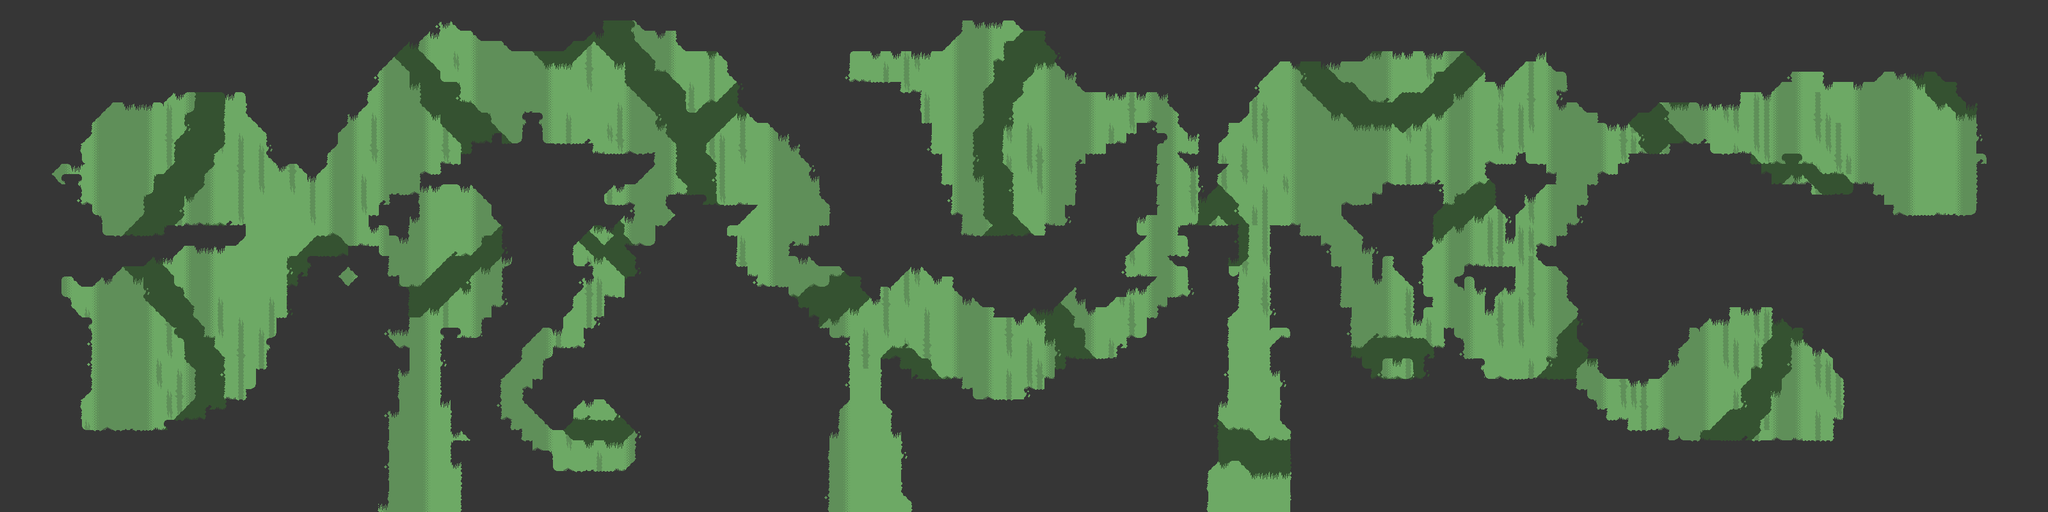

This is a level from a 2D game, rendered from its Tiled map with the project's own tilesets. A one-line summary and the map file follow, with tile-layer data summarised:
An orthogonal 200x50 tile map with 16x16 px tiles, 4 tile layers (3rd Layer, 2nd Layer, 1st Layer, Collision).

<map version="1.2" tiledversion="1.2.5" orientation="orthogonal" renderorder="right-down" width="200" height="50" tilewidth="16" tileheight="16" infinite="0" nextlayerid="5" nextobjectid="1">
 <tileset firstgid="1" name="1a Capa" tilewidth="16" tileheight="16" tilecount="64" columns="8">
  <image source="TileSet_png.png" width="128" height="128" />
  <terraintypes>
   <terrain name="Ground" tile="0" />
  </terraintypes>
  <tile id="0" terrain="0,0,0,0" />
  <tile id="2" terrain=",,0,0" />
  <tile id="3" terrain=",,0,0" />
  <tile id="34" terrain="0,,0,0" />
  <tile id="35" terrain=",0,0,0" />
 </tileset>
 <layer id="3" name="3rd Layer" width="200" height="50">
  <data>[10000 cells, 10000 non-empty, 8 distinct tile ids]</data>
 </layer>
 <layer id="4" name="2nd Layer" width="200" height="50">
  <data>[10000 cells, 1082 non-empty, 31 distinct tile ids]</data>
 </layer>
 <layer id="1" name="1st Layer" width="200" height="50">
  <data>[10000 cells, 6685 non-empty, 28 distinct tile ids]</data>
 </layer>
 <layer id="2" name="Collision" width="200" height="50">
  <data>[10000 cells, 1059 non-empty, 1 distinct tile ids]</data>
 </layer>
</map>